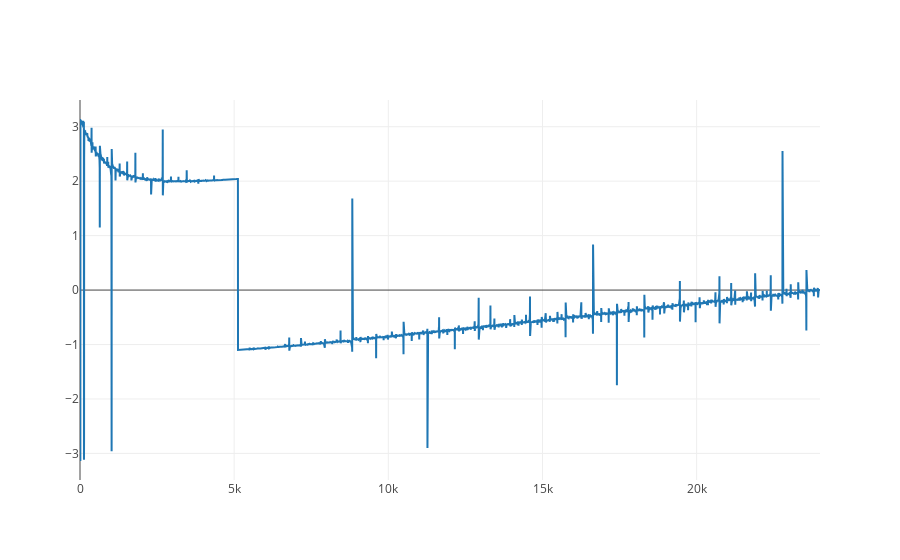

Notebook source saved alongside this figure:
### Code cell
let mut plot = Plot::new();
plot.add_trace(Scatter::new(xs_fft.clone(), phi).mode(Mode::Lines).name("phase shift"));
plot.set_layout(Layout::new().height(400));
plot.lab_display();

### Figure 1 — Plotly figure (JSON) as saved in the notebook; plotly's stock layout.template omitted (floating-point values rounded to 4 significant figures; data arrays with more than 128 entries replaced by an {"elided": "..."} marker saying what was removed)
{"data": [{"mode": "lines", "name": "phase shift", "type": "scatter", "x": {"elided": "8192 float values"}, "y": {"elided": "8192 float values"}}], "layout": {"autosize": true, "xaxis": {"autorange": true, "range": [0, 24000], "type": "linear"}, "yaxis": {"autorange": true, "range": [-3.488, 3.491], "type": "linear"}}}
